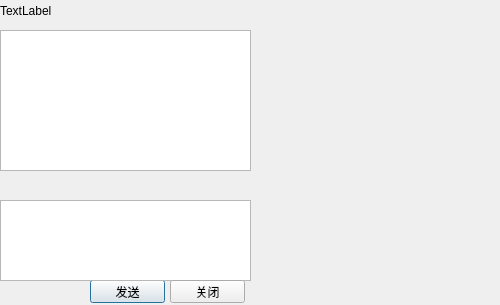
<?xml version="1.0" encoding="UTF-8"?>
<ui version="4.0">
 <class>Dialog</class>
 <widget class="QDialog" name="Dialog">
  <property name="geometry">
   <rect>
    <x>0</x>
    <y>0</y>
    <width>500</width>
    <height>305</height>
   </rect>
  </property>
  <property name="windowTitle">
   <string>Dialog</string>
  </property>
  <widget class="QTextBrowser" name="textBrowser">
   <property name="geometry">
    <rect>
     <x>0</x>
     <y>30</y>
     <width>251</width>
     <height>141</height>
    </rect>
   </property>
  </widget>
  <widget class="QPushButton" name="pushButton_send">
   <property name="geometry">
    <rect>
     <x>90</x>
     <y>280</y>
     <width>75</width>
     <height>23</height>
    </rect>
   </property>
   <property name="text">
    <string>发送</string>
   </property>
  </widget>
  <widget class="QLabel" name="label_peerinfor">
   <property name="geometry">
    <rect>
     <x>0</x>
     <y>0</y>
     <width>251</width>
     <height>21</height>
    </rect>
   </property>
   <property name="text">
    <string>TextLabel</string>
   </property>
  </widget>
  <widget class="QSplitter" name="splitter">
   <property name="geometry">
    <rect>
     <x>0</x>
     <y>170</y>
     <width>251</width>
     <height>31</height>
    </rect>
   </property>
   <property name="orientation">
    <enum>Qt::Horizontal</enum>
   </property>
  </widget>
  <widget class="QTextEdit" name="textEdit">
   <property name="geometry">
    <rect>
     <x>0</x>
     <y>200</y>
     <width>251</width>
     <height>81</height>
    </rect>
   </property>
  </widget>
  <widget class="QPushButton" name="pushButton_close">
   <property name="geometry">
    <rect>
     <x>170</x>
     <y>280</y>
     <width>75</width>
     <height>23</height>
    </rect>
   </property>
   <property name="text">
    <string>关闭</string>
   </property>
  </widget>
 </widget>
 <resources/>
 <connections/>
</ui>
